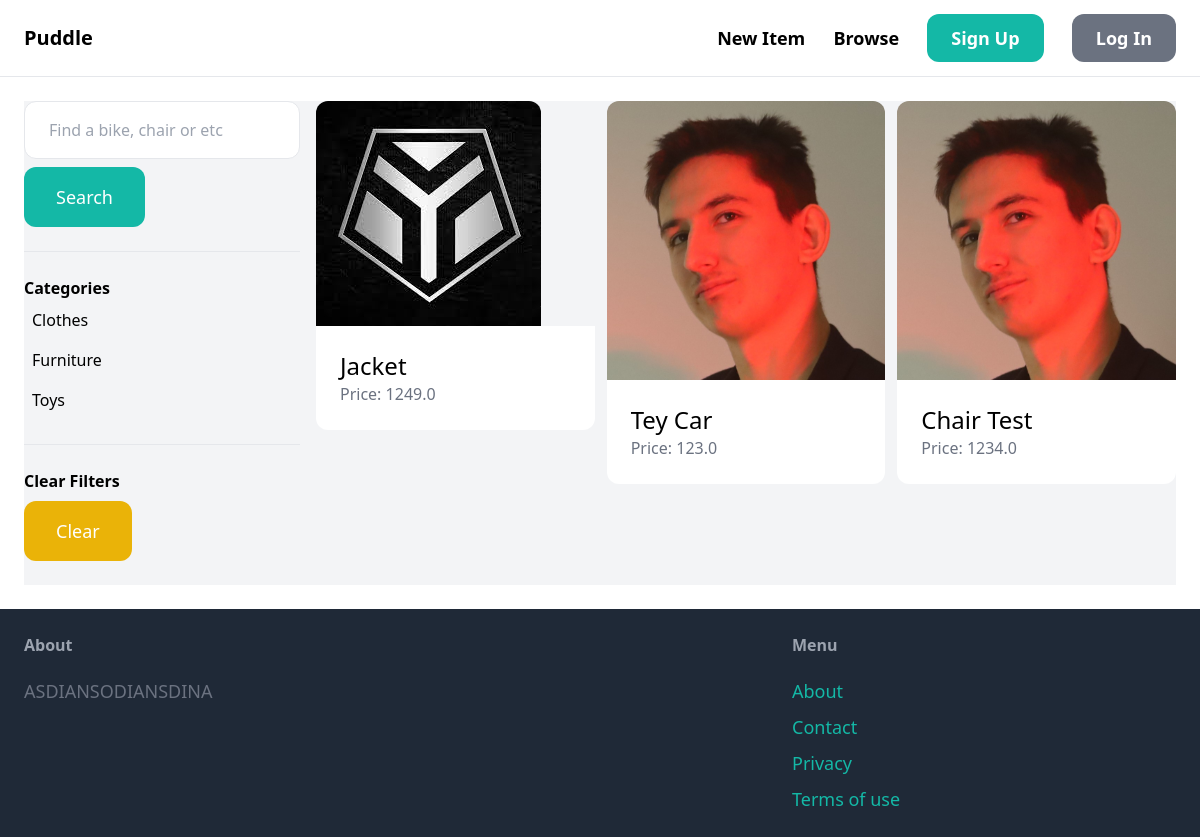
The page /item/ on the database its author committed.
### item/models.py (models this page shows, shortened)
class Category(models.Model):
    name = models.CharField(max_length=255)
    class Meta:
        ordering = ['name']
        verbose_name_plural = 'categories'

class Item(models.Model):
    category=models.ForeignKey(Category, related_name='items', on_delete=models.CASCADE)
    name = models.CharField(max_length=255)
    description = models.TextField(blank=True, null=True)
    price=models.FloatField()
    image=models.ImageField(upload_to='item_images', blank=True, null=True)
    is_sold=models.BooleanField(default=False)
    created_at=models.DateTimeField(auto_now_add=True)
    created_by=models.ForeignKey(User, related_name='items', on_delete=models.CASCADE)

### item/views.py (the view)
# urls.py: path('', views.items,name='items')
def items(request):
    query=request.GET.get('query','')
    categories = Category.objects.all()
    items = Item.objects.filter(is_sold=False)
    category_id = request.GET.get('category', 0)
    if category_id:
        items = items.filter(category_id=category_id)
    if query:
        items = items.filter(Q(name__icontains=query) | Q(description__icontains=query))
    return render(request, 'item/items.html', {
        'items': items,
        'query': query,
        'categories': categories,
        'category_id': int(category_id)
    })

### item/templates/item/items.html (shortened to what this page needs)
{% extends 'core/base.html' %}
{% block content %}
<div class="pb-6 grid grid-cols-4 gap-4 bg-gray-100">
    <div class="col-span-1">
        <form method="get" action="{% url 'item:items' %}">
            <input name="query" class="w-full py-4 px-6 border rounded-xl" type="text" value="{{query}}"
                placeholder="Find a bike, chair or etc">
            <button class="mt-2 py-4 px-8 text-lg bg-teal-500 text-white rounded-xl">
                Search
            </button>
        </form>
        <hr class="my-6">
        <p class="font-semibold">Categories</p>
        <ul>
            {%for category in categories %}
            <li class="py-2 px-2 rounded-xl {%if category.id == category_id %} bg-gray-200 {%endif%}">
                <a href="{% url 'item:items' %}?query={{query}}&category={{category.id}}">{{category.name}}</a>
            </li>
            {%endfor%}
        </ul>
        <hr class="my-6">
        <p class="font-semibold">Clear Filters</p>
        <ul>
            <li><a href="{% url 'item:items' %}" class="mt-2 py-4 px-8 inline-block bg-yellow-500 text-lg text-white rounded-xl">Clear</a></li>
        </ul>
    </div>
    <div class="col-span-3">
        <div class="grid grid-cols-3 gap-3">
            {% for item in items %}
            <div>
                <a href="{% url 'item:detail' item.id %}">
                    <div>
                        <img src="{{item.image.url}}" alt="" class="rounded-t-xl">
                    </div>
                    <div class="p-6 bg-white rounded-b-xl">
                        <h2 class="text-2xl">{{item.name}}</h2>
                        <p class="text-gray-500">Price: {{item.price}}</p>
                    </div>
                </a>
            </div>
            {% endfor %}
        </div>
    </div>
</div>
{% endblock %}

### rows shown on the page
Category: name "Clothes"
Category: name "Furniture"
Category: name "Toys"
Item: image (picture), name "Jacket", price "1249.0"
Item: image (picture), name "Tey Car", price "123.0"
Item: image (picture), name "Chair Test", price "1234.0"
